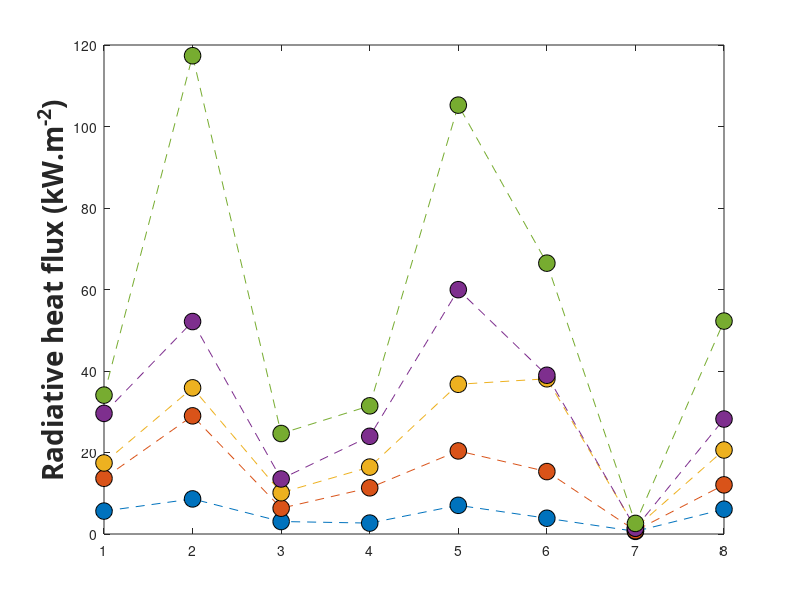

The MATLAB script that drew this image: (Note: this script raises an error after producing the figure.)
clear;
close all;
%AS3959 average Radiative and Convective heat flux Scrub FDI100 

Radiative_heat_flux_BAL12p5 = [5.6227971	8.612180033	3.06422493	2.6775227	7.036477267	3.8677099	0.645830543	6.0861946];
Radiative_heat_flux_BAL19 = [13.665336	28.995365	6.329442667	11.335526	20.39125433	15.318202	0.807288503	12.06198];
Radiative_heat_flux_BAL29 = [17.435522	35.865897	10.1331896	16.421543	36.742192	38.092447	1.471708957	20.6234115];
Radiative_heat_flux_BAL40 = [29.597962	52.13612033	13.5053114	23.974317	59.96356867	38.954315	1.426481133	28.2107905];
Radiative_heat_flux_FZ = [34.07945475	117.3660927	24.65914233	31.455386	105.2431227	66.466003	2.6015717	52.2546605];


plot([Radiative_heat_flux_BAL12p5],'o--','MarkerSize',12,'MarkerEdgeColor','black','MarkerFaceColor',[0, 0.4470, 0.7410]);
hold on
plot([Radiative_heat_flux_BAL19],'o--','MarkerSize',12,'MarkerEdgeColor','black','MarkerFaceColor',[0.8500, 0.3250, 0.0980]);
plot([Radiative_heat_flux_BAL29],'o--','MarkerSize',12,'MarkerEdgeColor','black','MarkerFaceColor',[0.9290, 0.6940, 0.1250]);
plot([Radiative_heat_flux_BAL40],'o--','MarkerSize',12,'MarkerEdgeColor','black','MarkerFaceColor',[0.4940, 0.1840, 0.5560]);
plot([Radiative_heat_flux_FZ],'o--','MarkerSize',12,'MarkerEdgeColor','black','MarkerFaceColor',[0.4660, 0.6740, 0.1880]);



ylabel('Radiative heat flux (kW.m^{-2})','FontWeight','bold','FontSize',20,...
    'FontName','Calibri');





ax = gca;
ax.XTickLabels = {'Roof','Gutter','Sub-floor','Door','Deck','Window','Back wall','Front wall'};
grid on;


box on
xtickangle(45)
xlabel('Location','FontWeight','bold','FontSize',20,...
    'FontName','Calibri');

set(gca,'fontsize',18);

legend('BAL 12.5','BAL 19','BAL 29','BAL 40','BAL FZ')
